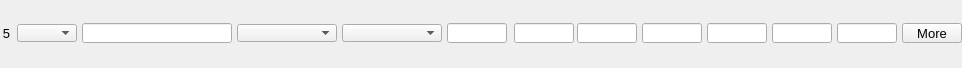
    <widget class="PyDMFrame" name="composite_4">
      <property name="geometry">
        <rect>
          <x>8</x>
          <y>378</y>
          <width>962</width>
          <height>68</height>
        </rect>
      </property>
      <widget class="PyDMEnumComboBox" name="menu_12">
        <property name="geometry">
          <rect>
            <x>17</x>
            <y>24</y>
            <width>60</width>
            <height>18</height>
          </rect>
        </property>
        <property name="toolTip">
          <string>${P}${O5}Use</string>
        </property>
        <property name="channel" stdset="0">
          <string>ca://${P}${O5}Use</string>
        </property>
        <property name="font" stdset="0">
          <font>
            <pointsize>10</pointsize>
          </font>
        </property>
        <property name="styleSheet">
          <string notr="true">PyDMEnumComboBox#menu_12 {
  color: rgb(0, 0, 0);
  background-color: rgb(115, 223, 255);
  }</string>
        </property>
      </widget>
      <widget class="PyDMLabel" name="text_update_44">
        <property name="geometry">
          <rect>
            <x>17</x>
            <y>0</y>
            <width>60</width>
            <height>18</height>
          </rect>
        </property>
        <property name="toolTip">
          <string>PV: ${P}${O5}Use_RBV</string>
        </property>
        <property name="channel" stdset="0">
          <string>ca://${P}${O5}Use_RBV</string>
        </property>
        <property name="font" stdset="0">
          <font>
            <pointsize>10</pointsize>
          </font>
        </property>
        <property name="alignment">
          <set>Qt::AlignCenter</set>
        </property>
        <property name="textInteractionFlags">
          <set>Qt::TextSelectableByKeyboard|Qt::TextSelectableByMouse</set>
        </property>
        <property name="styleSheet">
          <string notr="true">PyDMLabel#text_update_44 {
  color: rgb(10, 0, 184);
  background-color: rgb(70, 70, 70);
  }</string>
        </property>
      </widget>
      <widget class="PyDMLineEdit" name="text_entry_32">
        <property name="geometry">
          <rect>
            <x>82</x>
            <y>23</y>
            <width>150</width>
            <height>20</height>
          </rect>
        </property>
        <property name="channel" stdset="0">
          <string>ca://${P}${O5}Name</string>
        </property>
        <property name="toolTip">
          <string>${P}${O5}Name</string>
        </property>
        <property name="font" stdset="0">
          <font>
            <pointsize>10</pointsize>
          </font>
        </property>
        <property name="styleSheet">
          <string notr="true">PyDMLineEdit#text_entry_32 {
  color: rgb(0, 0, 0);
  background-color: rgb(115, 223, 255);
  border: 1px solid black;
  margin: 0px;
  padding: 0px;
  spacing: 0px;
  }</string>
        </property>
      </widget>
      <widget class="PyDMLabel" name="text_update_45">
        <property name="geometry">
          <rect>
            <x>82</x>
            <y>0</y>
            <width>150</width>
            <height>18</height>
          </rect>
        </property>
        <property name="toolTip">
          <string>PV: ${P}${O5}Name_RBV</string>
        </property>
        <property name="channel" stdset="0">
          <string>ca://${P}${O5}Name_RBV</string>
        </property>
        <property name="font" stdset="0">
          <font>
            <pointsize>10</pointsize>
          </font>
        </property>
        <property name="alignment">
          <set>Qt::AlignCenter</set>
        </property>
        <property name="textInteractionFlags">
          <set>Qt::TextSelectableByKeyboard|Qt::TextSelectableByMouse</set>
        </property>
        <property name="styleSheet">
          <string notr="true">PyDMLabel#text_update_45 {
  color: rgb(10, 0, 184);
  background-color: rgb(187, 187, 187);
  }</string>
        </property>
      </widget>
      <widget class="PyDMEnumComboBox" name="menu_13">
        <property name="geometry">
          <rect>
            <x>237</x>
            <y>24</y>
            <width>100</width>
            <height>18</height>
          </rect>
        </property>
        <property name="toolTip">
          <string>${P}${O5}Shape</string>
        </property>
        <property name="channel" stdset="0">
          <string>ca://${P}${O5}Shape</string>
        </property>
        <property name="font" stdset="0">
          <font>
            <pointsize>10</pointsize>
          </font>
        </property>
        <property name="styleSheet">
          <string notr="true">PyDMEnumComboBox#menu_13 {
  color: rgb(0, 0, 0);
  background-color: rgb(115, 223, 255);
  }</string>
        </property>
      </widget>
      <widget class="PyDMLabel" name="text_update_46">
        <property name="geometry">
          <rect>
            <x>237</x>
            <y>0</y>
            <width>100</width>
            <height>18</height>
          </rect>
        </property>
        <property name="toolTip">
          <string>PV: ${P}${O5}Shape_RBV</string>
        </property>
        <property name="channel" stdset="0">
          <string>ca://${P}${O5}Shape_RBV</string>
        </property>
        <property name="font" stdset="0">
          <font>
            <pointsize>10</pointsize>
          </font>
        </property>
        <property name="alignment">
          <set>Qt::AlignCenter</set>
        </property>
        <property name="textInteractionFlags">
          <set>Qt::TextSelectableByKeyboard|Qt::TextSelectableByMouse</set>
        </property>
        <property name="styleSheet">
          <string notr="true">PyDMLabel#text_update_46 {
  color: rgb(10, 0, 184);
  background-color: rgb(187, 187, 187);
  }</string>
        </property>
      </widget>
      <widget class="PyDMEnumComboBox" name="menu_14">
        <property name="geometry">
          <rect>
            <x>342</x>
            <y>24</y>
            <width>100</width>
            <height>18</height>
          </rect>
        </property>
        <property name="toolTip">
          <string>${P}${O5}DrawMode</string>
        </property>
        <property name="channel" stdset="0">
          <string>ca://${P}${O5}DrawMode</string>
        </property>
        <property name="font" stdset="0">
          <font>
            <pointsize>10</pointsize>
          </font>
        </property>
        <property name="styleSheet">
          <string notr="true">PyDMEnumComboBox#menu_14 {
  color: rgb(0, 0, 0);
  background-color: rgb(115, 223, 255);
  }</string>
        </property>
      </widget>
      <widget class="PyDMLabel" name="text_update_47">
        <property name="geometry">
          <rect>
            <x>342</x>
            <y>0</y>
            <width>100</width>
            <height>18</height>
          </rect>
        </property>
        <property name="toolTip">
          <string>PV: ${P}${O5}DrawMode_RBV</string>
        </property>
        <property name="channel" stdset="0">
          <string>ca://${P}${O5}DrawMode_RBV</string>
        </property>
        <property name="font" stdset="0">
          <font>
            <pointsize>10</pointsize>
          </font>
        </property>
        <property name="alignment">
          <set>Qt::AlignCenter</set>
        </property>
        <property name="textInteractionFlags">
          <set>Qt::TextSelectableByKeyboard|Qt::TextSelectableByMouse</set>
        </property>
        <property name="styleSheet">
          <string notr="true">PyDMLabel#text_update_47 {
  color: rgb(10, 0, 184);
  background-color: rgb(187, 187, 187);
  }</string>
        </property>
      </widget>
      <widget class="PyDMLineEdit" name="text_entry_33">
        <property name="geometry">
          <rect>
            <x>514</x>
            <y>23</y>
            <width>60</width>
            <height>20</height>
          </rect>
        </property>
        <property name="channel" stdset="0">
          <string>ca://${P}${O5}Green</string>
        </property>
        <property name="toolTip">
          <string>${P}${O5}Green</string>
        </property>
        <property name="font" stdset="0">
          <font>
            <pointsize>10</pointsize>
          </font>
        </property>
        <property name="styleSheet">
          <string notr="true">PyDMLineEdit#text_entry_33 {
  color: rgb(0, 0, 0);
  background-color: rgb(115, 223, 255);
  border: 1px solid black;
  margin: 0px;
  padding: 0px;
  spacing: 0px;
  }</string>
        </property>
      </widget>
      <widget class="PyDMLabel" name="text_update_48">
        <property name="geometry">
          <rect>
            <x>514</x>
            <y>0</y>
            <width>60</width>
            <height>18</height>
          </rect>
        </property>
        <property name="toolTip">
          <string>PV: ${P}${O5}Green_RBV</string>
        </property>
        <property name="channel" stdset="0">
          <string>ca://${P}${O5}Green_RBV</string>
        </property>
        <property name="font" stdset="0">
          <font>
            <pointsize>10</pointsize>
          </font>
        </property>
        <property name="alignment">
          <set>Qt::AlignCenter</set>
        </property>
        <property name="textInteractionFlags">
          <set>Qt::TextSelectableByKeyboard|Qt::TextSelectableByMouse</set>
        </property>
        <property name="styleSheet">
          <string notr="true">PyDMLabel#text_update_48 {
  color: rgb(10, 0, 184);
  background-color: rgb(187, 187, 187);
  }</string>
        </property>
      </widget>
      <widget class="PyDMLineEdit" name="text_entry_34">
        <property name="geometry">
          <rect>
            <x>577</x>
            <y>23</y>
            <width>60</width>
            <height>20</height>
          </rect>
        </property>
        <property name="channel" stdset="0">
          <string>ca://${P}${O5}Blue</string>
        </property>
        <property name="toolTip">
          <string>${P}${O5}Blue</string>
        </property>
        <property name="font" stdset="0">
          <font>
            <pointsize>10</pointsize>
          </font>
        </property>
        <property name="styleSheet">
          <string notr="true">PyDMLineEdit#text_entry_34 {
  color: rgb(0, 0, 0);
  background-color: rgb(115, 223, 255);
  border: 1px solid black;
  margin: 0px;
  padding: 0px;
  spacing: 0px;
  }</string>
        </property>
      </widget>
      <widget class="PyDMLabel" name="text_update_49">
        <property name="geometry">
          <rect>
            <x>577</x>
            <y>0</y>
            <width>60</width>
            <height>18</height>
          </rect>
        </property>
        <property name="toolTip">
          <string>PV: ${P}${O5}Blue_RBV</string>
        </property>
        <property name="channel" stdset="0">
          <string>ca://${P}${O5}Blue_RBV</string>
        </property>
        <property name="font" stdset="0">
          <font>
            <pointsize>10</pointsize>
          </font>
        </property>
        <property name="alignment">
          <set>Qt::AlignCenter</set>
        </property>
        <property name="textInteractionFlags">
          <set>Qt::TextSelectableByKeyboard|Qt::TextSelectableByMouse</set>
        </property>
        <property name="styleSheet">
          <string notr="true">PyDMLabel#text_update_49 {
  color: rgb(10, 0, 184);
  background-color: rgb(187, 187, 187);
  }</string>
        </property>
      </widget>
      <widget class="PyDMSlider" name="valuator_16">
        <property name="geometry">
          <rect>
            <x>642</x>
            <y>48</y>
            <width>60</width>
            <height>20</height>
          </rect>
        </property>
        <property name="channel" stdset="0">
          <string>ca://${P}${O5}PositionX</string>
        </property>
        <property name="toolTip">
          <string>${P}${O5}PositionX</string>
        </property>
        <property name="orientation" stdset="0">
          <string>Qt::Horizontal</string>
        </property>
        <property name="showLimitLabels" stdset="0">
          <bool>true</bool>
        </property>
        <property name="showValueLabel" stdset="0">
          <bool>false</bool>
        </property>
        <property name="showUnits" stdset="0">
          <bool>false</bool>
        </property>
        <property name="tickPosition" stdset="0">
          <enum>QSlider::NoTicks</enum>
        </property>
        <property name="precision" stdset="0">
          <number>1</number>
        </property>
        <property name="styleSheet">
          <string notr="true">PyDMSlider#valuator_16 {
  color: rgb(0, 0, 0);
  background-color: rgb(115, 223, 255);
  }</string>
        </property>
      </widget>
      <widget class="PyDMLineEdit" name="text_entry_35">
        <property name="geometry">
          <rect>
            <x>642</x>
            <y>23</y>
            <width>60</width>
            <height>20</height>
          </rect>
        </property>
        <property name="channel" stdset="0">
          <string>ca://${P}${O5}PositionX</string>
        </property>
        <property name="toolTip">
          <string>${P}${O5}PositionX</string>
        </property>
        <property name="font" stdset="0">
          <font>
            <pointsize>10</pointsize>
          </font>
        </property>
        <property name="styleSheet">
          <string notr="true">PyDMLineEdit#text_entry_35 {
  color: rgb(0, 0, 0);
  background-color: rgb(115, 223, 255);
  border: 1px solid black;
  margin: 0px;
  padding: 0px;
  spacing: 0px;
  }</string>
        </property>
      </widget>
      <widget class="PyDMLabel" name="text_update_50">
        <property name="geometry">
          <rect>
            <x>642</x>
            <y>0</y>
            <width>60</width>
            <height>18</height>
          </rect>
        </property>
        <property name="toolTip">
          <string>PV: ${P}${O5}PositionX_RBV</string>
        </property>
        <property name="channel" stdset="0">
          <string>ca://${P}${O5}PositionX_RBV</string>
        </property>
        <property name="font" stdset="0">
          <font>
            <pointsize>10</pointsize>
          </font>
        </property>
        <property name="alignment">
          <set>Qt::AlignCenter</set>
        </property>
        <property name="textInteractionFlags">
          <set>Qt::TextSelectableByKeyboard|Qt::TextSelectableByMouse</set>
        </property>
        <property name="styleSheet">
          <string notr="true">PyDMLabel#text_update_50 {
  color: rgb(10, 0, 184);
  background-color: rgb(187, 187, 187);
  }</string>
        </property>
      </widget>
      <widget class="PyDMSlider" name="valuator_17">
        <property name="geometry">
          <rect>
            <x>707</x>
            <y>48</y>
            <width>60</width>
            <height>20</height>
          </rect>
        </property>
        <property name="channel" stdset="0">
          <string>ca://${P}${O5}SizeX</string>
        </property>
        <property name="toolTip">
          <string>${P}${O5}SizeX</string>
        </property>
        <property name="orientation" stdset="0">
          <string>Qt::Horizontal</string>
        </property>
        <property name="showLimitLabels" stdset="0">
          <bool>true</bool>
        </property>
        <property name="showValueLabel" stdset="0">
          <bool>false</bool>
        </property>
        <property name="showUnits" stdset="0">
          <bool>false</bool>
        </property>
        <property name="tickPosition" stdset="0">
          <enum>QSlider::NoTicks</enum>
        </property>
        <property name="precision" stdset="0">
          <number>1</number>
        </property>
        <property name="styleSheet">
          <string notr="true">PyDMSlider#valuator_17 {
  color: rgb(0, 0, 0);
  background-color: rgb(115, 223, 255);
  }</string>
        </property>
      </widget>
      <widget class="PyDMLineEdit" name="text_entry_36">
        <property name="geometry">
          <rect>
            <x>707</x>
            <y>23</y>
            <width>60</width>
            <height>20</height>
          </rect>
        </property>
        <property name="channel" stdset="0">
          <string>ca://${P}${O5}SizeX</string>
        </property>
        <property name="toolTip">
          <string>${P}${O5}SizeX</string>
        </property>
        <property name="font" stdset="0">
          <font>
            <pointsize>10</pointsize>
          </font>
        </property>
        <property name="styleSheet">
          <string notr="true">PyDMLineEdit#text_entry_36 {
  color: rgb(0, 0, 0);
  background-color: rgb(115, 223, 255);
  border: 1px solid black;
  margin: 0px;
  padding: 0px;
  spacing: 0px;
  }</string>
        </property>
      </widget>
      <widget class="PyDMLabel" name="text_update_51">
        <property name="geometry">
          <rect>
            <x>707</x>
            <y>0</y>
            <width>60</width>
            <height>18</height>
          </rect>
        </property>
        <property name="toolTip">
          <string>PV: ${P}${O5}SizeX_RBV</string>
        </property>
        <property name="channel" stdset="0">
          <string>ca://${P}${O5}SizeX_RBV</string>
        </property>
        <property name="font" stdset="0">
          <font>
            <pointsize>10</pointsize>
          </font>
        </property>
        <property name="alignment">
          <set>Qt::AlignCenter</set>
        </property>
        <property name="textInteractionFlags">
          <set>Qt::TextSelectableByKeyboard|Qt::TextSelectableByMouse</set>
        </property>
        <property name="styleSheet">
          <string notr="true">PyDMLabel#text_update_51 {
  color: rgb(10, 0, 184);
  background-color: rgb(187, 187, 187);
  }</string>
        </property>
      </widget>
      <widget class="PyDMSlider" name="valuator_18">
        <property name="geometry">
          <rect>
            <x>772</x>
            <y>48</y>
            <width>60</width>
            <height>20</height>
          </rect>
        </property>
        <property name="channel" stdset="0">
          <string>ca://${P}${O5}PositionY</string>
        </property>
        <property name="toolTip">
          <string>${P}${O5}PositionY</string>
        </property>
        <property name="orientation" stdset="0">
          <string>Qt::Horizontal</string>
        </property>
        <property name="showLimitLabels" stdset="0">
          <bool>true</bool>
        </property>
        <property name="showValueLabel" stdset="0">
          <bool>false</bool>
        </property>
        <property name="showUnits" stdset="0">
          <bool>false</bool>
        </property>
        <property name="tickPosition" stdset="0">
          <enum>QSlider::NoTicks</enum>
        </property>
        <property name="precision" stdset="0">
          <number>1</number>
        </property>
        <property name="styleSheet">
          <string notr="true">PyDMSlider#valuator_18 {
  color: rgb(0, 0, 0);
  background-color: rgb(115, 223, 255);
  }</string>
        </property>
      </widget>
      <widget class="PyDMLineEdit" name="text_entry_37">
        <property name="geometry">
          <rect>
            <x>772</x>
            <y>23</y>
            <width>60</width>
            <height>20</height>
          </rect>
        </property>
        <property name="channel" stdset="0">
          <string>ca://${P}${O5}PositionY</string>
        </property>
        <property name="toolTip">
          <string>${P}${O5}PositionY</string>
        </property>
        <property name="font" stdset="0">
          <font>
            <pointsize>10</pointsize>
          </font>
        </property>
        <property name="styleSheet">
          <string notr="true">PyDMLineEdit#text_entry_37 {
  color: rgb(0, 0, 0);
  background-color: rgb(115, 223, 255);
  border: 1px solid black;
  margin: 0px;
  padding: 0px;
  spacing: 0px;
  }</string>
        </property>
      </widget>
      <widget class="PyDMLabel" name="text_update_52">
        <property name="geometry">
          <rect>
            <x>772</x>
            <y>0</y>
            <width>60</width>
            <height>18</height>
          </rect>
        </property>
        <property name="toolTip">
          <string>PV: ${P}${O5}PositionY_RBV</string>
        </property>
        <property name="channel" stdset="0">
          <string>ca://${P}${O5}PositionY_RBV</string>
        </property>
        <property name="font" stdset="0">
          <font>
            <pointsize>10</pointsize>
          </font>
        </property>
        <property name="alignment">
          <set>Qt::AlignCenter</set>
        </property>
        <property name="textInteractionFlags">
          <set>Qt::TextSelectableByKeyboard|Qt::TextSelectableByMouse</set>
        </property>
        <property name="styleSheet">
          <string notr="true">PyDMLabel#text_update_52 {
  color: rgb(10, 0, 184);
  background-color: rgb(187, 187, 187);
  }</string>
        </property>
      </widget>
      <widget class="PyDMSlider" name="valuator_19">
        <property name="geometry">
          <rect>
            <x>837</x>
            <y>48</y>
            <width>60</width>
            <height>20</height>
          </rect>
        </property>
        <property name="channel" stdset="0">
          <string>ca://${P}${O5}SizeY</string>
        </property>
        <property name="toolTip">
          <string>${P}${O5}SizeY</string>
        </property>
        <property name="orientation" stdset="0">
          <string>Qt::Horizontal</string>
        </property>
        <property name="showLimitLabels" stdset="0">
          <bool>true</bool>
        </property>
        <property name="showValueLabel" stdset="0">
          <bool>false</bool>
        </property>
        <property name="showUnits" stdset="0">
          <bool>false</bool>
        </property>
        <property name="tickPosition" stdset="0">
          <enum>QSlider::NoTicks</enum>
        </property>
        <property name="precision" stdset="0">
          <number>1</number>
        </property>
        <property name="styleSheet">
          <string notr="true">PyDMSlider#valuator_19 {
  color: rgb(0, 0, 0);
  background-color: rgb(115, 223, 255);
  }</string>
        </property>
      </widget>
      <widget class="PyDMLineEdit" name="text_entry_38">
        <property name="geometry">
          <rect>
            <x>837</x>
            <y>23</y>
            <width>60</width>
            <height>20</height>
          </rect>
        </property>
        <property name="channel" stdset="0">
          <string>ca://${P}${O5}SizeY</string>
        </property>
        <property name="toolTip">
          <string>${P}${O5}SizeY</string>
        </property>
        <property name="font" stdset="0">
          <font>
            <pointsize>10</pointsize>
          </font>
        </property>
        <property name="styleSheet">
          <string notr="true">PyDMLineEdit#text_entry_38 {
  color: rgb(0, 0, 0);
  background-color: rgb(115, 223, 255);
  border: 1px solid black;
  margin: 0px;
  padding: 0px;
  spacing: 0px;
  }</string>
        </property>
      </widget>
      <widget class="PyDMLabel" name="text_update_53">
        <property name="geometry">
          <rect>
            <x>837</x>
            <y>0</y>
            <width>60</width>
            <height>18</height>
          </rect>
        </property>
        <property name="toolTip">
          <string>PV: ${P}${O5}SizeY_RBV</string>
        </property>
        <property name="channel" stdset="0">
          <string>ca://${P}${O5}SizeY_RBV</string>
        </property>
        <property name="font" stdset="0">
          <font>
            <pointsize>10</pointsize>
          </font>
        </property>
        <property name="alignment">
          <set>Qt::AlignCenter</set>
        </property>
        <property name="textInteractionFlags">
          <set>Qt::TextSelectableByKeyboard|Qt::TextSelectableByMouse</set>
        </property>
        <property name="styleSheet">
          <string notr="true">PyDMLabel#text_update_53 {
  color: rgb(10, 0, 184);
  background-color: rgb(187, 187, 187);
  }</string>
        </property>
      </widget>
      <widget class="PyDMLineEdit" name="text_entry_39">
        <property name="geometry">
          <rect>
            <x>447</x>
            <y>23</y>
            <width>60</width>
            <height>20</height>
          </rect>
        </property>
        <property name="channel" stdset="0">
          <string>ca://${P}${O5}Red</string>
        </property>
        <property name="toolTip">
          <string>${P}${O5}Red</string>
        </property>
        <property name="font" stdset="0">
          <font>
            <pointsize>10</pointsize>
          </font>
        </property>
        <property name="styleSheet">
          <string notr="true">PyDMLineEdit#text_entry_39 {
  color: rgb(0, 0, 0);
  background-color: rgb(115, 223, 255);
  border: 1px solid black;
  margin: 0px;
  padding: 0px;
  spacing: 0px;
  }</string>
        </property>
      </widget>
      <widget class="PyDMLabel" name="text_update_54">
        <property name="geometry">
          <rect>
            <x>447</x>
            <y>0</y>
            <width>60</width>
            <height>18</height>
          </rect>
        </property>
        <property name="toolTip">
          <string>PV: ${P}${O5}Red_RBV</string>
        </property>
        <property name="channel" stdset="0">
          <string>ca://${P}${O5}Red_RBV</string>
        </property>
        <property name="font" stdset="0">
          <font>
            <pointsize>10</pointsize>
          </font>
        </property>
        <property name="alignment">
          <set>Qt::AlignCenter</set>
        </property>
        <property name="textInteractionFlags">
          <set>Qt::TextSelectableByKeyboard|Qt::TextSelectableByMouse</set>
        </property>
        <property name="styleSheet">
          <string notr="true">PyDMLabel#text_update_54 {
  color: rgb(10, 0, 184);
  background-color: rgb(187, 187, 187);
  }</string>
        </property>
      </widget>
      <widget class="QLabel" name="text_19">
        <property name="geometry">
          <rect>
            <x>0</x>
            <y>23</y>
            <width>10</width>
            <height>20</height>
          </rect>
        </property>
        <property name="text">
          <string>5</string>
        </property>
        <property name="font" stdset="0">
          <font>
            <pointsize>10</pointsize>
          </font>
        </property>
        <property name="brush" stdset="0">
          <brush brushstyle="SolidPattern">
            <color alpha="255">
              <red>0</red>
              <green>0</green>
              <blue>0</blue>
            </color>
          </brush>
        </property>
        <property name="toolTip">
          <string>text_19</string>
        </property>
        <property name="alignment">
          <set>Qt::AlignRight|Qt::AlignTrailing|Qt::AlignVCenter</set>
        </property>
        <property name="styleSheet">
          <string notr="true">QLabel#text_19 {
  color: rgb(0, 0, 0);
  }</string>
        </property>
      </widget>
      <widget class="PyDMRelatedDisplayButton" name="related_display_4">
        <property name="geometry">
          <rect>
            <x>902</x>
            <y>23</y>
            <width>60</width>
            <height>20</height>
          </rect>
        </property>
        <property name="toolTip">
          <string>More</string>
        </property>
        <property name="text">
          <string>More</string>
        </property>
        <property name="showIcon" stdset="0">
          <bool>true</bool>
        </property>
        <property name="font" stdset="0">
          <font>
            <pointsize>10</pointsize>
          </font>
        </property>
        <property name="styleSheet">
          <string notr="true">PyDMRelatedDisplayButton#related_display_4 {
  color: rgb(0, 0, 0);
  background-color: rgb(115, 223, 255);
  }</string>
        </property>
        <property name="titles" stdset="0">
          <stringlist>
            <string>Full Overlay</string>
          </stringlist>
        </property>
        <property name="filenames" stdset="0">
          <stringlist>
            <string>OverlayN_V21.ui</string>
          </stringlist>
        </property>
        <property name="macros" stdset="0">
          <stringlist>
            <string>P=${P}, R=${O5}</string>
          </stringlist>
        </property>
        <property name="openInNewWindow" stdset="0">
          <bool>true</bool>
        </property>
      </widget>
    </widget>
